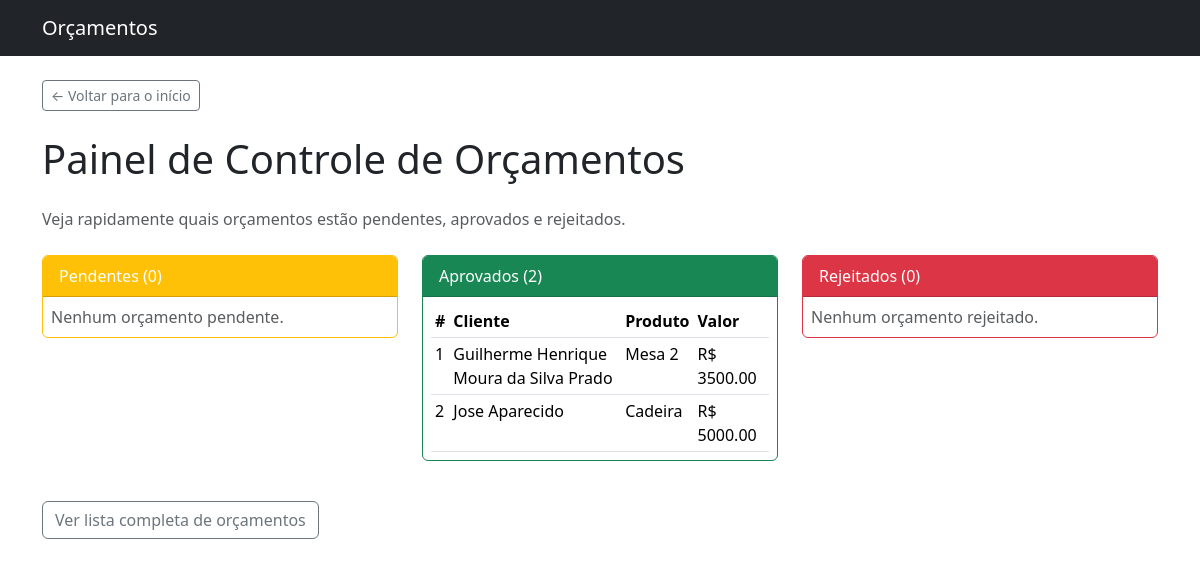
The page /controle on the database its author committed.
### models.py (models this page shows)
class Orcamento(db.Model):
    __tablename__ = "orcamentos"
    id = db.Column(db.Integer, primary_key=True)
    cliente_id = db.Column(db.Integer, db.ForeignKey("clientes.id"), nullable=False)
    produto_id = db.Column(db.Integer, db.ForeignKey("produtos.id"), nullable=False)
    valor_total = db.Column(db.Float, nullable=False)
    status = db.Column(db.String(20), default="Pendente")
    data_criacao = db.Column(db.DateTime, default=datetime.now)

class Cliente(db.Model):
    __tablename__ = "clientes"
    id = db.Column(db.Integer, primary_key=True)
    nome = db.Column(db.String(100), nullable=False)
    email = db.Column(db.String(120))
    telefone = db.Column(db.String(20))
    orcamentos = db.relationship("Orcamento", backref="cliente", lazy=True)

class Produto(db.Model):
    __tablename__ = "produtos"
    id = db.Column(db.Integer, primary_key=True)
    nome = db.Column(db.String(100), nullable=False)
    descricao = db.Column(db.String(255))
    preco_base = db.Column(db.Float, nullable=False, default=0.0)
    orcamentos = db.relationship("Orcamento", backref="produto", lazy=True)

### app.py (the view)
@app.route("/controle")
def controle_status():
    pendentes = Orcamento.query.filter_by(status="Pendente").all()
    aprovados = Orcamento.query.filter_by(status="Aprovado").all()
    rejeitados = Orcamento.query.filter_by(status="Rejeitado").all()
    return render_template(
        "controle_status.html",
        pendentes=pendentes,
        aprovados=aprovados,
        rejeitados=rejeitados,
    )

### templates/controle_status.html (shortened to what this page needs)
{% extends "base.html" %}
{% block content %}
<div class="mt-4">
    <h1 class="mb-4">Painel de Controle de Orçamentos</h1>
    <p class="text-muted mb-4">
        Veja rapidamente quais orçamentos estão pendentes, aprovados e rejeitados.
    </p>
    <div class="row">
        <div class="col-md-4 mb-4">
            <div class="card border-warning">
                <div class="card-header bg-warning text-white">
                    Pendentes ({{ pendentes|length }})
                </div>
                <div class="card-body p-2">
                    {% if pendentes %}
                        <div class="table-responsive">
                            <table class="table table-sm table-hover mb-0">
                                <thead>
                                    <tr>
                                        <th>#</th>
                                        <th>Cliente</th>
                                        <th>Produto</th>
                                        <th>Valor</th>
                                    </tr>
                                </thead>
                                <tbody>
                                    {% for o in pendentes %}
                                    <tr>
                                        <td>{{ o.id }}</td>
                                        <td>{{ o.cliente.nome }}</td>
                                        <td>{{ o.produto.nome }}</td>
                                        <td>R$ {{ "%.2f"|format(o.valor_total) }}</td>
                                    </tr>
                                    {% endfor %}
                                </tbody>
                            </table>
                        </div>
                    {% else %}
                        <p class="text-muted mb-0">Nenhum orçamento pendente.</p>
                    {% endif %}
                </div>
            </div>
        </div>
        <div class="col-md-4 mb-4">
            <div class="card border-success">
                <div class="card-header bg-success text-white">
                    Aprovados ({{ aprovados|length }})
                </div>
                <div class="card-body p-2">
                    {% if aprovados %}
                        <div class="table-responsive">
                            <table class="table table-sm table-hover mb-0">
                                <thead>
                                    <tr>
                                        <th>#</th>
                                        <th>Cliente</th>
                                        <th>Produto</th>
                                        <th>Valor</th>
                                    </tr>
                                </thead>
                                <tbody>
                                    {% for o in aprovados %}
                                    <tr>
                                        <td>{{ o.id }}</td>
                                        <td>{{ o.cliente.nome }}</td>
                                        <td>{{ o.produto.nome }}</td>
                                        <td>R$ {{ "%.2f"|format(o.valor_total) }}</td>
                                    </tr>
                                    {% endfor %}
                                </tbody>
                            </table>
                        </div>
                    {% else %}
                        <p class="text-muted mb-0">Nenhum orçamento aprovado.</p>
                    {% endif %}
                </div>
            </div>
        </div>
        <div class="col-md-4 mb-4">
            <div class="card border-danger">
                <div class="card-header bg-danger text-white">
                    Rejeitados ({{ rejeitados|length }})
                </div>
                <div class="card-body p-2">
                    {% if rejeitados %}
                        <div class="table-responsive">
                            <table class="table table-sm table-hover mb-0">
                                <thead>
                                    <tr>
                                        <th>#</th>
                                        <th>Cliente</th>
                                        <th>Produto</th>
                                        <th>Valor</th>
                                    </tr>
                                </thead>
                                <tbody>
                                    {% for o in rejeitados %}
                                    <tr>
                                        <td>{{ o.id }}</td>
                                        <td>{{ o.cliente.nome }}</td>
                                        <td>{{ o.produto.nome }}</td>
                                        <td>R$ {{ "%.2f"|format(o.valor_total) }}</td>
                                    </tr>
                                    {% endfor %}
                                </tbody>
                            </table>
                        </div>
                    {% else %}
                        <p class="text-muted mb-0">Nenhum orçamento rejeitado.</p>
                    {% endif %}
                </div>
            </div>
        </div>
    </div>
    <div class="mt-3">
        <a href="{{ url_for('listar_orcamentos') }}" class="btn btn-outline-secondary">
            Ver lista completa de orçamentos
        </a>
    </div>
</div>
{% endblock %}

### rows shown on the page
Orcamento: id "1", cliente.nome "Guilherme Henrique Moura da Silva Prado", produto.nome "Mesa 2", valor_total "3500.00"
Orcamento: id "2", cliente.nome "Jose Aparecido", produto.nome "Cadeira", valor_total "5000.00"

### other values the page prints
{{ pendentes|length }} "0"
{{ aprovados|length }} "2"
{{ rejeitados|length }} "0"
